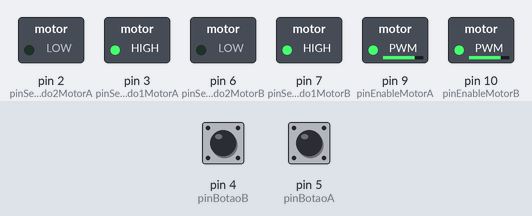
A sketch run on a simulated Arduino Uno, built with avr-gcc and run on an emulated ATmega328P. Parts: switched loads named in the sketch (green lamp = pin HIGH). Inputs (shaded band) come from the test bench; at power-on: pin 4 (pinBotaoB) HIGH, pin 5 (pinBotaoA) HIGH. What the sketch prints to the serial monitor is not drawn.

Above: at 1.8 s.
1.9 s: pin 4 (pinBotaoB) pulled LOW for 0.6 s
At 2.4 s:
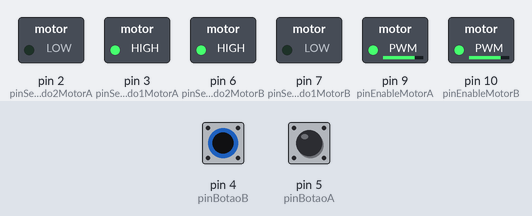
4.0 s: pin 5 (pinBotaoA) pulled LOW for 0.6 s
At 5.2 s:
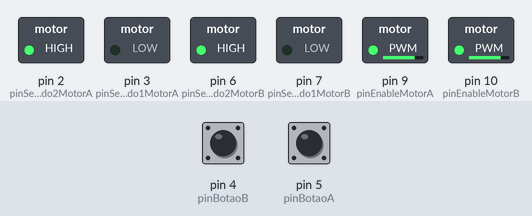
6.1 s: pin 4 (pinBotaoB) pulled LOW for 1 s
At 7.1 s:
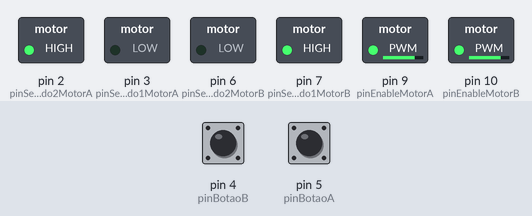
8.6 s: pin 5 (pinBotaoA) pulled LOW for 1 s
At 10.3 s:
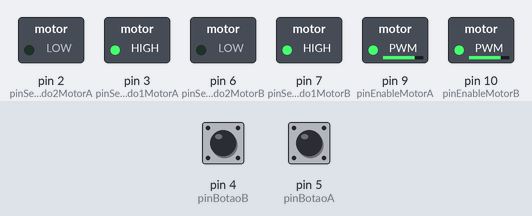
Timing chart, 0 to 11.8 s (numbered marks = the images above; inputs shaded):
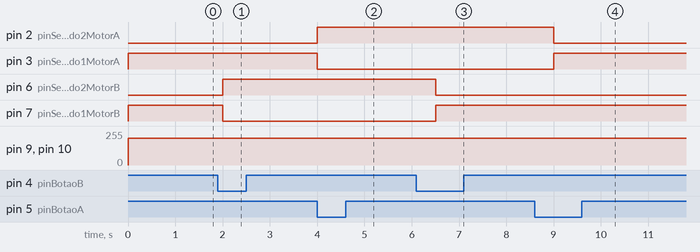

Measured:
- after the input at 1.9 s, pin 6 (pinSentido2MotorB): LOW → HIGH after 0.10 s; pin 7 (pinSentido1MotorB): HIGH → LOW after 0.10 s
- after the input at 4.0 s, pin 2 (pinSentido2MotorA): LOW → HIGH at once; pin 3 (pinSentido1MotorA): HIGH → LOW at once
- after the input at 6.1 s, pin 6 (pinSentido2MotorB): HIGH → LOW after 0.40 s; pin 7 (pinSentido1MotorB): LOW → HIGH after 0.40 s
- after the input at 8.6 s, pin 2 (pinSentido2MotorA): HIGH → LOW after 0.40 s; pin 3 (pinSentido1MotorA): LOW → HIGH after 0.40 s

The sketch:

Q0147-Sketch-2.ino
```cpp
#define pinBotaoA 5
#define pinBotaoB 4
#define pinPotenciometro A0
#define pinEnableMotorA 9      //Porta Digital PWM~
#define pinEnableMotorB 10     //Porta Digital PWM~

#define pinSentido1MotorA 3
#define pinSentido2MotorA 2

#define pinSentido1MotorB 7
#define pinSentido2MotorB 6

byte estadoA = 0;
bool estadoBotaoA = true;
bool estadoAntBotaoA = true;
unsigned long delayBotaoA;

byte estadoB = 0;
bool estadoBotaoB = true;
bool estadoAntBotaoB = true;
unsigned long delayBotaoB;

void setup() {
  Serial.begin(9600);
  pinMode(pinBotaoA, INPUT_PULLUP);
  pinMode(pinBotaoB, INPUT_PULLUP);
  pinMode(pinEnableMotorA, OUTPUT);
  pinMode(pinEnableMotorB, OUTPUT);

  pinMode(pinSentido1MotorA, OUTPUT);
  pinMode(pinSentido2MotorA, OUTPUT);
  pinMode(pinSentido1MotorB, OUTPUT);
  pinMode(pinSentido2MotorB, OUTPUT);
}

void loop() {
Serial.println("vai");

  estadoBotaoA = digitalRead(pinBotaoA);
  if (!estadoBotaoA && estadoAntBotaoA) {
     if ((millis() - delayBotaoA) > 20) {
        estadoA++;
        if (estadoA > 2) {
           estadoA = 0;
        }
        delayBotaoA = millis();
     }
  }
  estadoAntBotaoA = estadoBotaoA;

  estadoBotaoB = digitalRead(pinBotaoB);
  if (!estadoBotaoB && estadoAntBotaoB) {
     if ((millis() - delayBotaoB) > 20) {
        estadoB++;
        if (estadoB > 2) {
           estadoB = 0;
        }
        delayBotaoB = millis();
     }
  }
  estadoAntBotaoB = estadoBotaoB;


  //if (estadoA == 0) {
  if (false) {
     analogWrite(pinEnableMotorA, 0);
  } else {
     Serial.println("oieeAA");
     analogWrite(pinEnableMotorA, 200);

     if (estadoA == 1) {
        digitalWrite(pinSentido1MotorA, LOW);
        digitalWrite(pinSentido2MotorA, HIGH);
     } else {
        digitalWrite(pinSentido1MotorA, HIGH);
        digitalWrite(pinSentido2MotorA, LOW);
     }
  }


  if (false) {
     analogWrite(pinEnableMotorB, 0);
  } else {
     Serial.println("Ae");
     analogWrite(pinEnableMotorB, 200);

     if (estadoB == 1) {
        digitalWrite(pinSentido1MotorB, LOW);
        digitalWrite(pinSentido2MotorB, HIGH);
     } else {
        digitalWrite(pinSentido1MotorB, HIGH);
        digitalWrite(pinSentido2MotorB, LOW);
     }
  }
  delay(500);
}
```
